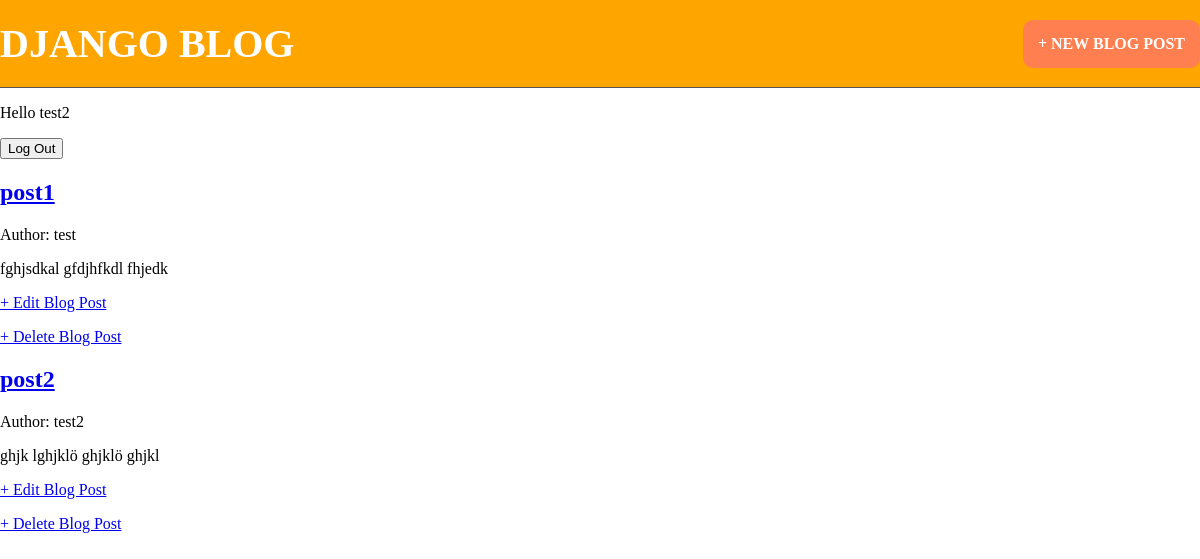
The app's page / (signed in), older data.
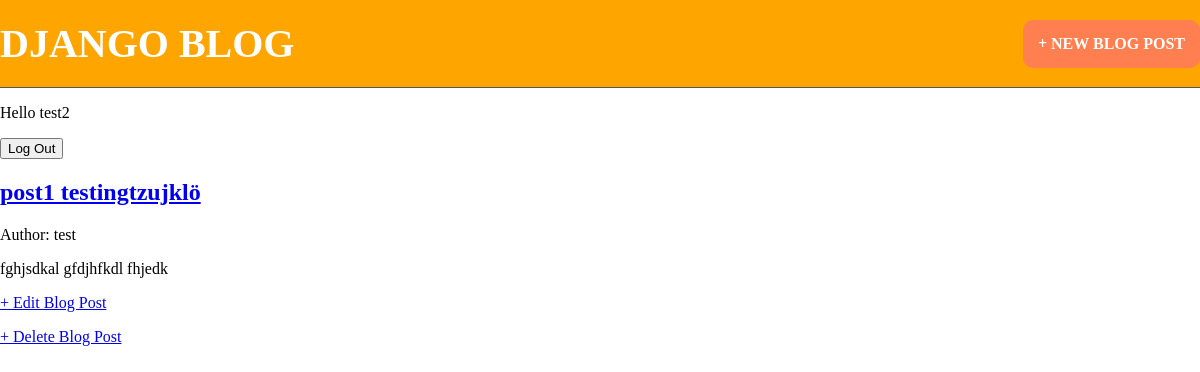
The same page, newer data.
### blog/models.py (models this page shows, shortened)
class Post(models.Model):
    title = models.CharField(max_length=200)
    author = models.ForeignKey(
        "auth.User",
        on_delete=models.CASCADE,
    )
    body = models.TextField()
    def get_absolute_url(self):
        return reverse("post_detail", kwargs={"pk": self.pk})

### blog/views.py (the view)
# urls.py: path("", BlogListView.as_view(), name="home"),
class BlogListView(LoginRequiredMixin, ListView):
    model = Post
    template_name = "home.html"
    context_object_name = "posts"

### templates/home.html
{% extends "base.html" %}
{% block content %}
{% for post in posts %}
<div>
    <h2>
        <a href="{{ post.get_absolute_url }}">{{post.title}}</a>
    </h2>
    <p>Author: {{post.author}}</p>
    <p>{{post.body}}</p>
    <p><a href="{% url 'post_edit' post.pk %}">+ Edit Blog Post</a></p>
    <p>
    <p><a href="{% url 'post_delete' post.pk %}">+ Delete Blog Post</a></p>
    </p>
</div>
{% endfor %}
{% endblock content %}

### templates/base.html (shortened to what this page needs)
{% load static %}
<!DOCTYPE html>
<html lang="en">
    <head>
        <link rel="stylesheet" href="{% static 'css/main.css' %}">
    </head>
    <body>
        <header>
            <div class="smaller">
                <div class="nav-right">
                    <a href="{% url 'post_new' %}">+ New blog post</a>
                </div>
                <h1>
                    <a href="{%url 'home' %}">Django Blog</a>
                </h1>
            </div>
        </header>
        {% if user.is_authenticated %}
        <p>Hello {{user.username}}</p>
        <form action="{% url 'logout' %}" method="post">
            <button type="submit">Log Out</button>
        </form>
        {% else %}
        <p>You are not logged in !</p>
        <a href="{% url 'login' %}">Log In</a> |
        <a href="{% url 'signup' %}">Sign Up</a>
        {% endif %}
        {% block content %}
        {% endblock content %}
    </body>
</html>

### static/css/main.css (style rules this page uses)
body { margin: 0; }
header { background-color: orange; border-bottom: 1px solid #555; padding: 20px 0px; }
header h1 { font-size: 40px; font-weight: bold; margin: 0; }
header a { text-decoration: none; color:white; text-transform: uppercase; }
.nav-right a { float: right; font-weight: bold; padding: 15px; background-color: coral; border-radius: 10px; }
.smaller { max-width: 1200px; margin: auto; }

Row changes from the older to the newer data that the page shows:
removed Post: title "post2", author "test2", body "ghjk lghjklö ghjklö ghjkl"
changed Post "fghjsdkal gfdjhfkdl fhjedk": title "post1" → "post1 testingtzujklö"
